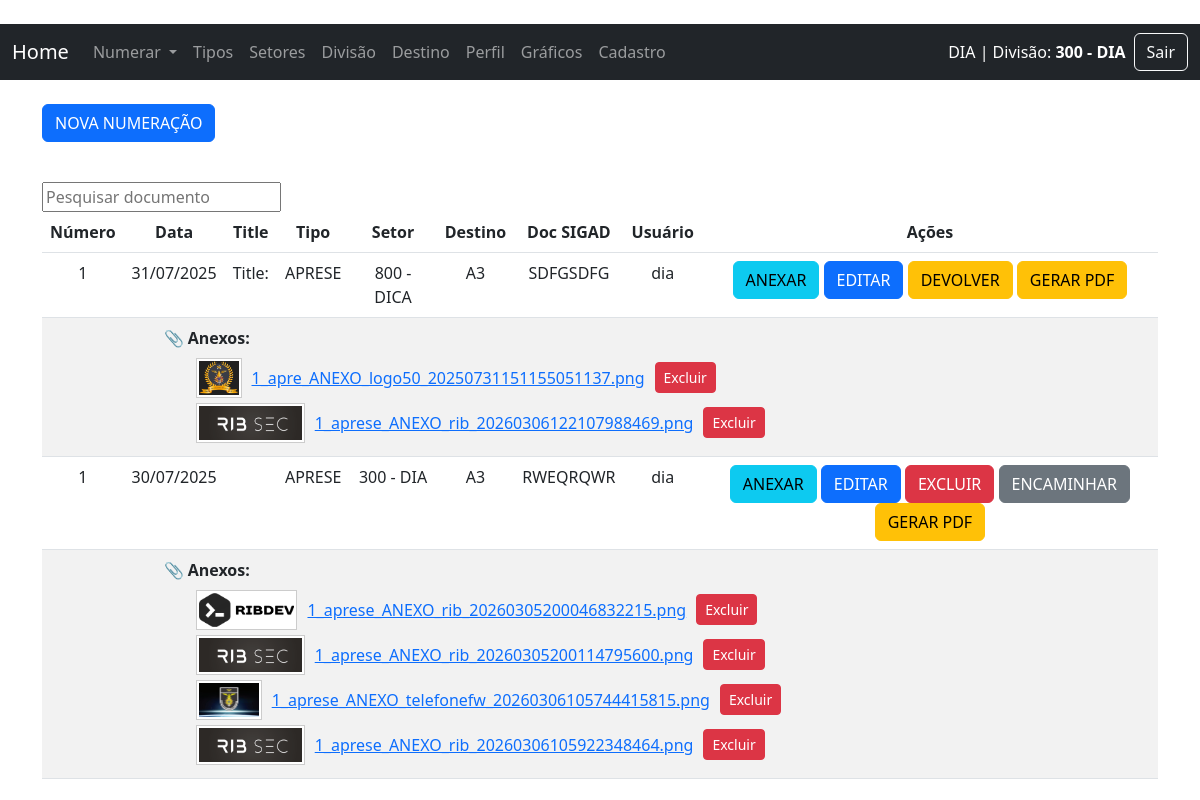
Page /lista_numeracao/1/ (signed in) on the earlier database version.
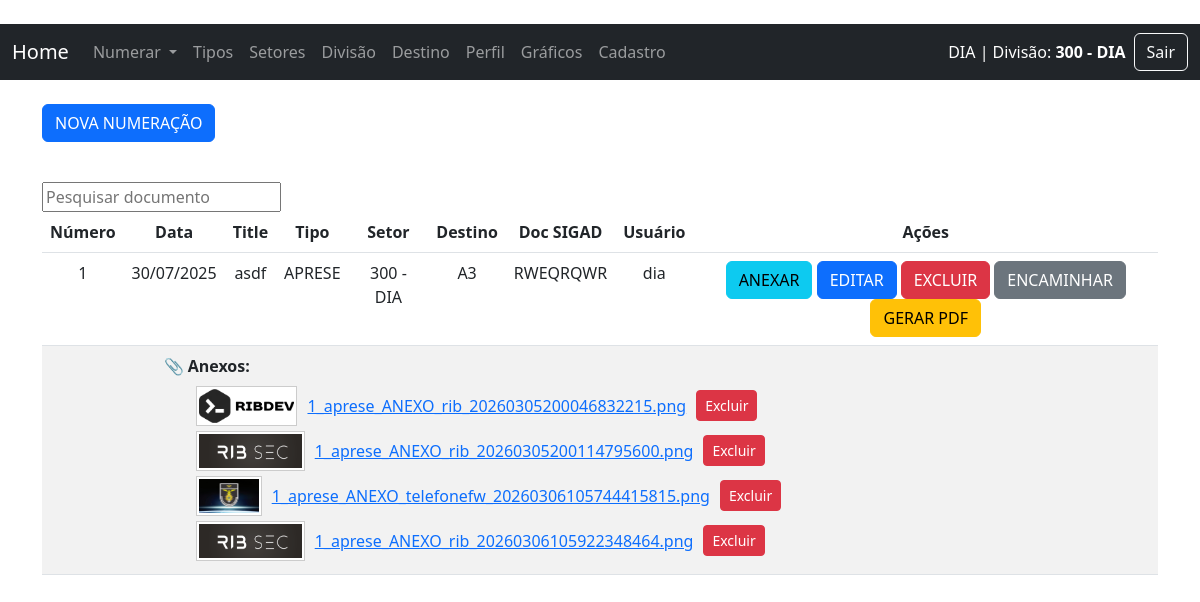
Same page on the later database version.
### sn/models.py (models this page shows, shortened)
class Numeracao(models.Model):
    fk_tipo = models.ForeignKey(Tipo, on_delete=models.CASCADE, verbose_name="Tipo do Documento")
    fk_user = models.ForeignKey(User, on_delete=models.PROTECT, verbose_name="Usuário", null=True, blank=True)
    fk_divisao = models.ForeignKey(Divisao, on_delete=models.PROTECT, verbose_name="Divisão", null=True, blank=True)
    fk_setor = models.ForeignKey(Setor, on_delete=models.PROTECT, verbose_name="Setor", null=True, blank=True)
    fk_destino = models.ForeignKey(Destino, on_delete=models.PROTECT, verbose_name="Destino")
    doc_despacho = RichTextField(verbose_name="Despacho", null=True, blank=True)
    doc_sigad_origem = models.CharField(max_length=200, verbose_name="SIGAD Origem", null=True, blank=True)
    doc_numero = models.IntegerField(verbose_name="Número do documento", null=True, blank=True)
    title = models.CharField(max_length=200)
    texto = RichTextField(verbose_name="Texto", null=True, blank=True)
    create_at = models.DateTimeField(auto_now_add=True)
    class Meta:
        verbose_name = 'Número'
        verbose_name_plural = 'Números'
        ordering = ['-create_at']

class Tipo(models.Model):
    tipo_doc = models.CharField(max_length=30, verbose_name="Tipo do documento")
    create_at = models.DateTimeField(auto_now_add=True)
    def __str__(self):
        return self.tipo_doc
    class Meta:
        verbose_name = 'Tipo'
        verbose_name_plural = 'Tipos'
        ordering = ['tipo_doc']

class Setor(models.Model):
    fk_divisao = models.ForeignKey(Divisao, on_delete=models.PROTECT, related_name='setores', verbose_name="Divisão", null=True, blank=True)
    fk_user = models.ForeignKey(User, on_delete=models.PROTECT, verbose_name="Usuário/Setor", null=True, blank=True)
    setor = models.CharField(max_length=30, verbose_name="Setor")
    create_at = models.DateTimeField(auto_now_add=True)
    def __str__(self):
        return str(self.setor)
    class Meta:
        verbose_name = 'Setor'
        verbose_name_plural = 'Setores'
        ordering = ['setor']

class Destino(models.Model):
    destino = models.CharField(max_length=30, verbose_name="Destino")
    fk_om = models.ForeignKey(Om, on_delete=models.PROTECT, verbose_name="OM", null=True, blank=True)
    create_at = models.DateTimeField(auto_now_add=True)
    def __str__(self):
        return self.destino
    class Meta:
        verbose_name = 'Destino'
        verbose_name_plural = 'Destinos'
        ordering = ['destino']

class Anexo(models.Model):
    doc_numero = models.ForeignKey(Numeracao, on_delete=models.CASCADE, related_name='anexos')
    imagem = models.ImageField(upload_to=rename_anexo)
    nome_original = models.CharField(max_length=255, blank=True)
    enviado_em = models.DateTimeField(auto_now_add=True)

### sn/views/views_numeracao.py (the view)
# urls.py: path('lista_numeracao/<int:id>/', lista_numeracao, name='lista_numeracao'),
@login_required
def lista_numeracao(request, id):
    tipo_id = id
    user = request.user
    divisao_user = Divisao.objects.filter(divisao=user.last_name).first()
    setor_user = Setor.objects.filter(fk_user=user).first()
    documentos = Numeracao.objects.filter(fk_tipo_id=tipo_id).order_by('-id')
    docs_visiveis = []
    for doc in documentos:
        encaminhado = getattr(doc, 'encaminhamento', None)
        if not encaminhado:
            if doc.fk_divisao == divisao_user:
                docs_visiveis.append(doc)
        else:
            if doc.fk_divisao == divisao_user:
                docs_visiveis.append(doc)  # a divisão de origem sempre vê (sem ações)
            elif encaminhado.destino_setor == setor_user:
                docs_visiveis.append(doc)  # setor de destino vê (com ações)
    anexos_map = {}
    for anexo in Anexo.objects.select_related('doc_numero__fk_tipo', 'doc_numero__fk_divisao'):
        chave = (
            anexo.doc_numero.doc_numero,
            anexo.doc_numero.fk_tipo_id,
            anexo.doc_numero.fk_divisao_id
        )
        anexos_map.setdefault(chave, []).append(anexo)
    context = {
        "user": user,
        "tipo_id": tipo_id,
        "dataset": docs_visiveis,
        "anexos_map": anexos_map,
    }
    context.update(gera_menu())
    return render(request, "sn/numeracao/lista_numeracao.html", context)

### sn/context_processors.py (called while the page is built)
def divisao_do_usuario(request):
    if request.user.is_authenticated:
        try:
            divisao = Divisao.objects.get(divisao=request.user.last_name)
            setor = Setor.objects.filter(fk_divisao=divisao).first()
            return {
                'divisao_nome': divisao.divisao,
                'setor_nome': setor.setor if setor else '---'
            }
        except Divisao.DoesNotExist:
            return {'divisao_nome': '---', 'setor_nome': '---'}
    return {}

### sn/templatetags/extras.py (called while the page is built)
@register.simple_tag
def anexos_para(anexos_map, doc_numero, tipo_id, divisao_id):
    chave = (doc_numero, tipo_id, divisao_id)
    return anexos_map.get(chave, [])

@register.filter
def basename(value):
    return os.path.basename(value)

### sn/views/views_home.py (called while the page is built)
def gera_menu():
    data_tipo = Tipo.objects.all()
    context = ({"data_tipo": data_tipo})  # Mescla o contexto existente com o novo contexto
    return context

### templates/sn/numeracao/lista_numeracao.html (shortened to what the changed rows need)
{% extends 'base.html' %}
{% load permission_tags %}
{% load extras %}
{% block content %}
        <div class="container">
        <br />
            <br />
                <table class="table" id="geeks">
                    <thead class="thead-dark">
                        <tr>
                            <th style="text-align: center">Número</th>
                            <th style="text-align: center">Data</th>
                            <th style="text-align: center">Title</th>
                            <th style="text-align: center">Tipo</th>
                            <th style="text-align: center">Setor</th>
                            <th style="text-align: center">Destino</th>
                            <th style="text-align: center">Doc SIGAD</th>
                            {% if user.is_staff %}
                            <th style="text-align: center">Usuário</th>
                            {% endif %}
                            <th style="text-align: center">Ações</th>
                        </tr>
                    </thead>
                    <tbody>
                        {% for data in dataset %}
                        <tr>
                            <td style="text-align: center">{{ data.doc_numero }}</td>
                            <td style="text-align: center">{{ data.create_at|date:"d/m/Y" }}</td>
                            <td style="text-align: center">{{ data.title }}</td>
                            <td style="text-align: center">{{ data.fk_tipo }}</td>
                            <td style="text-align: center">{{ data.fk_setor }}</td>
                            <td style="text-align: center">{{ data.fk_destino }}</td>
                            <td style="text-align: center">{{ data.doc_sigad_origem }}</td>
                            {% if user.is_staff %}
                            <td style="text-align: center">{{ data.fk_user }}</td>
                            {% endif %}
                            <td style="text-align: center">
    {% if not data.encaminhamento %}
        {% if data.fk_divisao.divisao == user.last_name %}
            <a href="{% url 'adicionar_anexo' data.id %}" class="btn btn-info">ANEXAR</a>
            <a href="/editar_numeracao/{{ data.id }}/" class="btn btn-primary">EDITAR</a>
            <a href="/delete_numeracao/{{ data.id }}/" class="btn btn-danger">EXCLUIR</a>
            <a href="{% url 'encaminhar_documento' data.id %}" class="btn btn-secondary">ENCAMINHAR</a>
            <a href="{% url 'generate_pdf' data.id %}" class="btn btn-warning" target="_blank">GERAR PDF</a>
        {% endif %}
    {% else %}
        {% if data.encaminhamento.destino_setor.fk_user == user %}
    <a href="{% url 'adicionar_anexo' data.id %}" class="btn btn-info">ANEXAR</a>
    <a href="/editar_numeracao/{{ data.id }}/" class="btn btn-primary">EDITAR</a>
    <a href="{% url 'devolver_documento' data.id %}" class="btn btn-warning">DEVOLVER</a>
    <a href="/generate_pdf/{{ data.id }}/" class="btn btn-warning" target="_blank">GERAR PDF</a>
{% else %}
    <span class="text-muted">Encaminhado</span>
{% endif %}
    {% endif %}
</td>
                        </tr>
{% anexos_para anexos_map data.doc_numero data.fk_tipo.id data.fk_divisao.id as anexos %}
{% if anexos %}
<tr style="background-color: #f2f2f2;">
    <td></td>
    <td colspan="8" style="padding-left: 40px;">
        <strong>📎 Anexos:</strong>
        <ul style="margin-top: 8px; margin-bottom: 5px;">
            {% for anexo in anexos %}
            <li style="display: flex; align-items: center; gap: 10px; margin-bottom: 5px;">
                <img src="{{ anexo.imagem.url }}" alt="thumbnail"
                     style="max-height: 40px; border: 1px solid #ccc; padding: 2px; background: white;">
                <a href="{{ anexo.imagem.url }}" target="_blank" style="white-space: nowrap;">
                    {{ anexo.imagem.name|basename }}
                </a>
                {% if data.fk_user == user and not data.encaminhamento %}
                    <a href="{% url 'excluir_anexo' anexo.id %}" class="btn btn-sm btn-danger"
                       onclick="return confirm('Tem certeza que deseja excluir este anexo?');">
                       Excluir
                    </a>
                {% elif data.encaminhamento and data.encaminhamento.destino_setor.fk_user == user %}
                    <a href="{% url 'excluir_anexo' anexo.id %}" class="btn btn-sm btn-danger"
                       onclick="return confirm('Tem certeza que deseja excluir este anexo?');">
                       Excluir
                    </a>
                {% endif %}
            </li>
            {% endfor %}
        </ul>
    </td>
</tr>
{% endif %}
{% endfor %}
                    </tbody>
                </table>
            </div>
{% endblock %}

Differences in the rows shown:
no longer on this page (row unchanged): Numeracao: doc_numero "1", create_at "31/07/2025", title "Title:", fk_tipo "APRESE", fk_setor "800 - DICA", fk_destino "A3", doc_sigad_origem "SDFGSDFG", fk_user "dia"
no longer on this page (row unchanged): Anexo: imagem (picture), imagem.name|basename "1_apre_ANEXO_logo50_20250731151155051137.png", shows "Excluir", shown under "1"
no longer on this page (row unchanged): Anexo: imagem (picture), imagem.name|basename "1_aprese_ANEXO_rib_20260306122107988469.png", shows "Excluir", shown under "1"
changed Numeracao "RWEQRQWR": title (not shown) → "asdf"
